Frame 1 (no input): blank canvas, image omitted
Frame 60 (the mouse pressed at the canvas centre just before this capture): blank canvas, image omitted
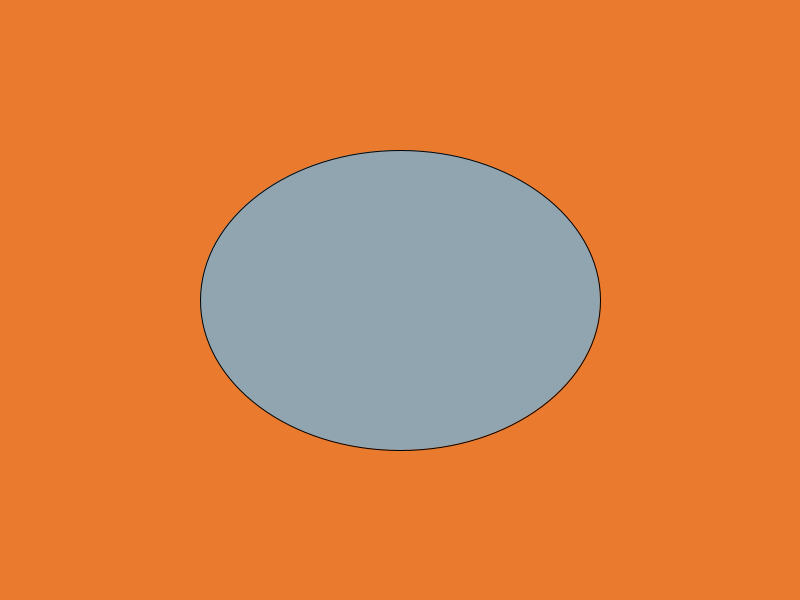
Frame 120 (the mouse held since frame 60 and released just before this capture)

The Processing sketch whose frames 1 and 60 were blank and that drew this single picture after the mouse press (run headless with seeded random() and noise(); from frame 60 on, the mouse is pressed at the canvas centre):

// Processing sketch: processing_139490
// ── processing_139490.pde

void setup(){
  size(800,600);
}
void draw(){
  background(234,123,46);
  ellipse(400,300,mouseX,mouseY);{
    fill(145,165,176);
  }

}
